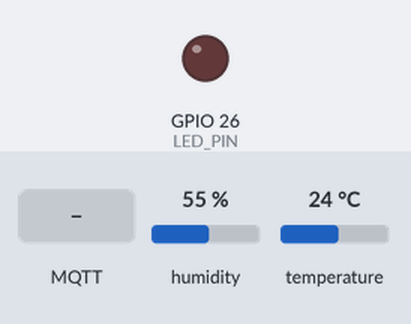
Bench run of a sketch on a simulated ESP32. Parts: output pins drawn as LEDs (lit = HIGH). The inputs (shaded band) are chosen by the test bench; at power-on: humidity 55 %, temperature 24 °C. WiFi joins after 1.5 s; servers stay silent unless stated; random numbers use the default seed unless the sketch sets one; no MQTT or app messages arrive unless stated; what the sketch prints to the serial monitor is not drawn.

Above: at 2.7 s.
2.8 s: MQTT message "ON" arrives on the first subscribed topic
At 3.1 s:
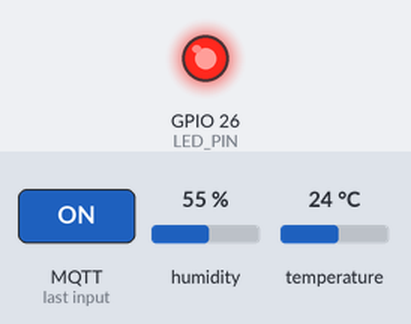
4.3 s: MQTT message "OFF" arrives on the first subscribed topic
At 5.4 s:
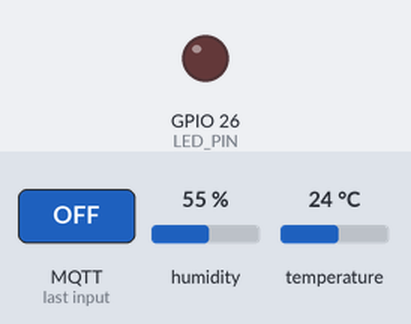
Timing chart, 0 to 7.3 s (numbered marks = the images above; inputs shaded):
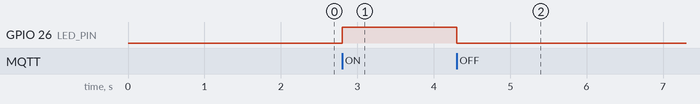

The sketch:

sketch.ino
```cpp
#include <WiFi.h>
#include <PubSubClient.h>
#include <DHT.h>

// ---------- CONFIGURAÇÃO ----------
const char* WIFI_SSID = "Wokwi-GUEST";   // rede virtual do Wokwi
const char* WIFI_PASS = "";              // sem senha
const char* MQTT_HOST = "broker.hivemq.com";
const int   MQTT_PORT = 1883;

// INSERIR SEU ID ÚNICO (o mesmo que usará no app)
const char* TOPIC_SENSOR  = "iotdemo/thibastos/sensor";
const char* TOPIC_LED_SET = "iotdemo/thibastos/led/set";

#define DHT_PIN  4
#define DHT_TYPE DHT22
#define LED_PIN  26

DHT dht(DHT_PIN, DHT_TYPE);
WiFiClient wifiClient;
PubSubClient mqtt(wifiClient);

bool ledOn = false;
unsigned long lastPublish = 0;

// Chamada quando chega uma mensagem no tópico assinado
void onMessage(char* topic, byte* payload, unsigned int length) {
  String msg;
  for (unsigned int i = 0; i < length; i++) msg += (char)payload[i];
  Serial.printf("Comando recebido: %s\n", msg.c_str());

  if (msg == "ON")  ledOn = true;
  if (msg == "OFF") ledOn = false;
  digitalWrite(LED_PIN, ledOn ? HIGH : LOW);
}

void connectWifi() {
  Serial.print("Conectando ao Wi-Fi");
  WiFi.begin(WIFI_SSID, WIFI_PASS, 6);   // canal 6 acelera a conexão no Wokwi
  while (WiFi.status() != WL_CONNECTED) {
    delay(300);
    Serial.print(".");
  }
  Serial.println(" OK");
}

void connectMqtt() {
  while (!mqtt.connected()) {
    String clientId = "esp32-" + String(random(0xffff), HEX);
    Serial.print("Conectando ao broker MQTT...");
    if (mqtt.connect(clientId.c_str())) {
      Serial.println(" OK: " + clientId);
      mqtt.subscribe(TOPIC_LED_SET);     // escuta comandos do app
    } else {
      Serial.printf(" falhou (rc=%d). Tentando de novo...\n", mqtt.state());
      delay(2000);
    }
  }
}

void setup() {
  Serial.begin(115200);
  pinMode(LED_PIN, OUTPUT);
  dht.begin();
  connectWifi();
  mqtt.setServer(MQTT_HOST, MQTT_PORT);
  mqtt.setCallback(onMessage);
}

void loop() {
  if (!mqtt.connected()) connectMqtt();
  mqtt.loop();                            // mantém a conexão e processa mensagens

  if (millis() - lastPublish >= 3000) {   // a cada 3 segundos
    lastPublish = millis();

    float t = dht.readTemperature();
    float h = dht.readHumidity();
    if (isnan(t) || isnan(h)) {
      Serial.println("Falha na leitura do DHT22");
      return;
    }

    char json[100];
    snprintf(json, sizeof(json),
             "{\"temperature\":%.1f,\"humidity\":%.1f,\"led\":%s}",
             t, h, ledOn ? "true" : "false");

    mqtt.publish(TOPIC_SENSOR, json);
    Serial.println(json);
  }
}
```

Measured:
- after the input at 2.8 s, GPIO 26 (LED_PIN): LOW → HIGH at once
- after the input at 4.3 s, GPIO 26 (LED_PIN): HIGH → LOW at once
